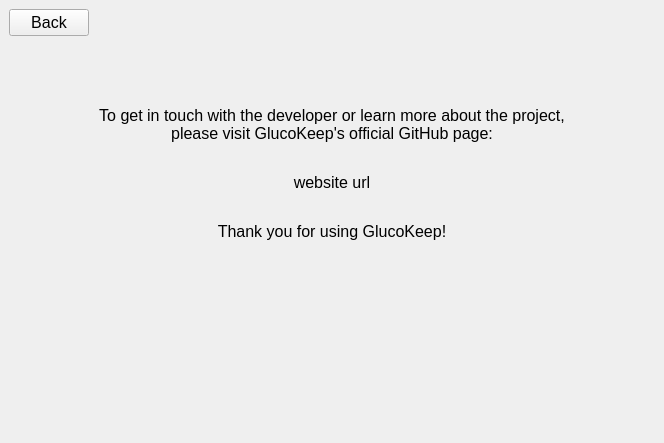
<?xml version="1.0" encoding="UTF-8"?>
<ui version="4.0">
 <class>MainWindow</class>
 <widget class="QMainWindow" name="MainWindow">
  <property name="geometry">
   <rect>
    <x>0</x>
    <y>0</y>
    <width>664</width>
    <height>443</height>
   </rect>
  </property>
  <property name="font">
   <font>
    <family>Arial</family>
    <pointsize>12</pointsize>
   </font>
  </property>
  <property name="windowTitle">
   <string>GlucoKeep - Data Visualizer</string>
  </property>
  <widget class="QWidget" name="centralwidget">
   <layout class="QGridLayout" name="gridLayout">
    <item row="0" column="0">
     <layout class="QVBoxLayout" name="verticalLayout" stretch="0,0,0,0,0,3">
      <property name="spacing">
       <number>30</number>
      </property>
      <item>
       <layout class="QHBoxLayout" name="horizontalLayout">
        <item>
         <widget class="QPushButton" name="pushButton">
          <property name="text">
           <string>Back</string>
          </property>
         </widget>
        </item>
        <item>
         <spacer name="horizontalSpacer">
          <property name="orientation">
           <enum>Qt::Horizontal</enum>
          </property>
          <property name="sizeHint" stdset="0">
           <size>
            <width>40</width>
            <height>20</height>
           </size>
          </property>
         </spacer>
        </item>
       </layout>
      </item>
      <item>
       <spacer name="verticalSpacer_3">
        <property name="orientation">
         <enum>Qt::Vertical</enum>
        </property>
        <property name="sizeHint" stdset="0">
         <size>
          <width>20</width>
          <height>40</height>
         </size>
        </property>
       </spacer>
      </item>
      <item>
       <widget class="QLabel" name="label">
        <property name="text">
         <string>To get in touch with the developer or learn more about the project,
please visit GlucoKeep's official GitHub page:</string>
        </property>
        <property name="alignment">
         <set>Qt::AlignCenter</set>
        </property>
       </widget>
      </item>
      <item>
       <widget class="QLabel" name="label_2">
        <property name="text">
         <string>website url</string>
        </property>
        <property name="alignment">
         <set>Qt::AlignCenter</set>
        </property>
       </widget>
      </item>
      <item>
       <widget class="QLabel" name="label_3">
        <property name="text">
         <string>Thank you for using GlucoKeep!</string>
        </property>
        <property name="alignment">
         <set>Qt::AlignCenter</set>
        </property>
       </widget>
      </item>
      <item>
       <spacer name="verticalSpacer_4">
        <property name="orientation">
         <enum>Qt::Vertical</enum>
        </property>
        <property name="sizeType">
         <enum>QSizePolicy::MinimumExpanding</enum>
        </property>
        <property name="sizeHint" stdset="0">
         <size>
          <width>20</width>
          <height>30</height>
         </size>
        </property>
       </spacer>
      </item>
     </layout>
    </item>
   </layout>
  </widget>
 </widget>
 <resources/>
 <connections/>
</ui>
